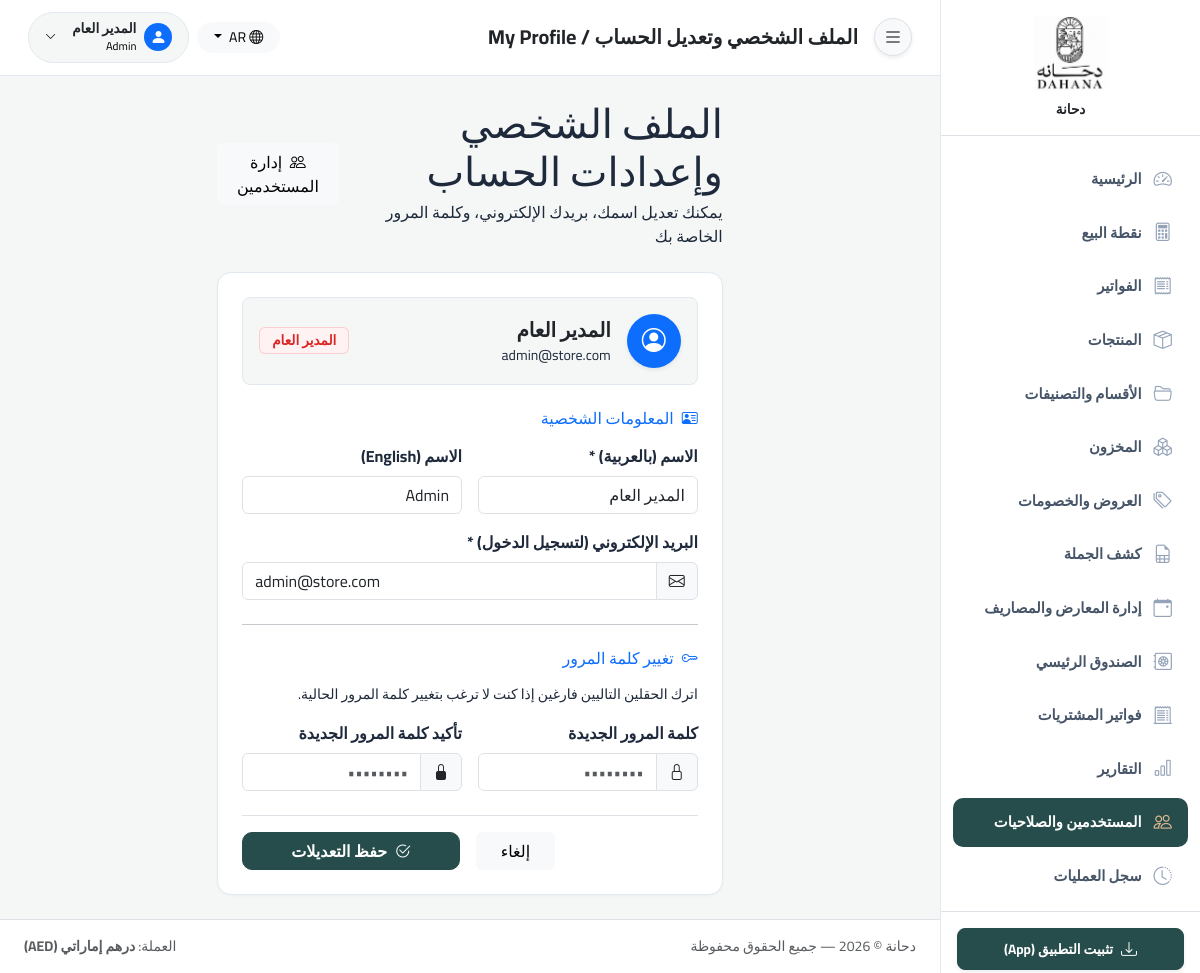
The app's page /users/profile.php (signed in) with its own data.
### tables this page shows
CREATE TABLE `users` (
  `id` int(11) NOT NULL AUTO_INCREMENT,
  `name_ar` varchar(100) NOT NULL,
  `name_en` varchar(100) NOT NULL,
  `email` varchar(150) NOT NULL,
  `password` varchar(255) NOT NULL,
  `role` enum('admin','cashier','stock','accountant') NOT NULL DEFAULT 'cashier',
  `permissions` longtext DEFAULT NULL COMMENT 'Custom fine-grained permissions' CHECK (json_valid(`permissions`)),
  `is_active` tinyint(1) NOT NULL DEFAULT 1,
  `created_at` datetime NOT NULL DEFAULT current_timestamp(),
  PRIMARY KEY (`id`),
  UNIQUE KEY `email` (`email`)
);

### config/config.php (called while the page is built, shortened)
<?php
function e(?string $val): string {
    return htmlspecialchars($val ?? '', ENT_QUOTES, 'UTF-8');
}

### users/profile.php (the view, shortened to what this page needs)
<?php
require_once dirname(__DIR__) . '/includes/header.php';
$userId = (int)($_SESSION['user_id'] ?? 0);
$stmt = $pdo->prepare("SELECT * FROM users WHERE id = ?");
$stmt->execute([$userId]);
$currentUser = $stmt->fetch();
?>
<div class="row justify-content-center">
    <div class="col-lg-7 col-md-9">
        <div class="d-flex justify-content-between align-items-center mb-4">
            <div>
                <h1 class="title-large mb-1">الملف الشخصي وإعدادات الحساب</h1>
                <p class="text-subtle mb-0">يمكنك تعديل اسمك، بريدك الإلكتروني، وكلمة المرور الخاصة بك</p>
            </div>
            <?php if ($_SESSION['user_role'] === 'admin'): ?>
            <a href="<?= BASE_URL ?>/users/" class="btn btn-light">
                <i class="bi bi-people me-1"></i> إدارة المستخدمين
            </a>
            <?php endif; ?>
        </div>
        <div class="panel">
            <div class="panel-body p-4">
                <div class="d-flex align-items-center gap-3 p-3 rounded-3 mb-4" style="background: var(--surface-app); border: 1px solid var(--border-strong);">
                    <div class="d-flex align-items-center justify-content-center bg-primary text-white rounded-circle shadow-sm" style="width: 54px; height: 54px; font-size: 1.5rem;">
                        <i class="bi bi-person-circle"></i>
                    </div>
                    <div>
                        <div class="fw-bold fs-5 text-dark"><?= e($currentUser['name_ar']) ?></div>
                        <div class="text-subtle small"><?= e($currentUser['email']) ?></div>
                    </div>
                    <div class="ms-auto me-0">
                        <?php if ($currentUser['role'] === 'admin'): ?>
                            <span class="badge" style="background: var(--intent-danger-bg); color: var(--intent-danger); border: 1px solid rgba(239,68,68,0.2); font-size: 0.85rem; padding: 6px 12px;">المدير العام</span>
                        <?php elseif ($currentUser['role'] === 'cashier'): ?>
                            <span class="badge" style="background: var(--intent-success-bg); color: var(--intent-success); border: 1px solid rgba(16,185,129,0.2); font-size: 0.85rem; padding: 6px 12px;">كاشير</span>
                        <?php elseif ($currentUser['role'] === 'stock'): ?>
                            <span class="badge" style="background: var(--intent-warning-bg); color: var(--intent-warning); border: 1px solid rgba(217,119,6,0.2); font-size: 0.85rem; padding: 6px 12px;">مسؤول مخزن</span>
                        <?php else: ?>
                            <span class="badge" style="background: #EFF6FF; color: #2563EB; border: 1px solid rgba(37,99,235,0.2); font-size: 0.85rem; padding: 6px 12px;">محاسب</span>
                        <?php endif; ?>
                    </div>
                </div>
                <form method="POST" action="" autocomplete="off">
                    <h6 class="title-medium text-primary mb-3">
                        <i class="bi bi-person-vcard me-2"></i>المعلومات الشخصية
                    </h6>
                    <div class="row g-3 mb-4">
                        <div class="col-md-6">
                            <label class="form-label text-caption fw-bold">الاسم (بالعربية) *</label>
                            <input type="text" name="name_ar" class="form-control" required value="<?= e($currentUser['name_ar']) ?>">
                        </div>
                        <div class="col-md-6">
                            <label class="form-label text-caption fw-bold">الاسم (English)</label>
                            <input type="text" name="name_en" class="form-control" value="<?= e($currentUser['name_en']) ?>">
                        </div>
                        <div class="col-12">
                            <label class="form-label text-caption fw-bold">البريد الإلكتروني (لتسجيل الدخول) *</label>
                            <div class="input-group">
                                <span class="input-group-text bg-light"><i class="bi bi-envelope"></i></span>
                                <input type="email" name="email" class="form-control" required value="<?= e($currentUser['email']) ?>">
                            </div>
                        </div>
                    </div>
                    <hr class="text-tertiary my-4">
                    <h6 class="title-medium text-primary mb-3">
                        <i class="bi bi-key me-2"></i>تغيير كلمة المرور
                    </h6>
                    <p class="text-subtle small mb-3">اترك الحقلين التاليين فارغين إذا كنت لا ترغب بتغيير كلمة المرور الحالية.</p>
                    <div class="row g-3 mb-4">
                        <div class="col-md-6">
                            <label class="form-label text-caption fw-bold">كلمة المرور الجديدة</label>
                            <div class="input-group">
                                <span class="input-group-text bg-light"><i class="bi bi-lock"></i></span>
                                <input type="password" name="new_password" class="form-control" placeholder="••••••••" minlength="6" autocomplete="new-password">
                            </div>
                        </div>
                        <div class="col-md-6">
                            <label class="form-label text-caption fw-bold">تأكيد كلمة المرور الجديدة</label>
                            <div class="input-group">
                                <span class="input-group-text bg-light"><i class="bi bi-lock-fill"></i></span>
                                <input type="password" name="confirm_password" class="form-control" placeholder="••••••••" minlength="6" autocomplete="new-password">
                            </div>
                        </div>
                    </div>
                    <div class="d-flex justify-content-end gap-3 pt-3 border-top">
                        <a href="<?= BASE_URL ?>/dashboard/" class="btn btn-light px-4">إلغاء</a>
                        <button type="submit" class="btn btn-primary px-5 fw-bold">
                            <i class="bi bi-check2-circle me-1"></i> حفظ التعديلات
                        </button>
                    </div>
                </form>
            </div>
        </div>
    </div>
</div>
<?php require_once dirname(__DIR__) . '/includes/footer.php'; ?>

### assets/css/app.css (style rules this page uses)
:root { --brand-primary: #264D4C; --brand-primary-hover: #1e3d3c; --brand-secondary: #E1BA92; --brand-secondary-hover: #cfab85; --brand-accent: #E1BA92; --intent-success: #264D4C; --intent-success-bg: rgba(38, 77, 76, 0.1); --intent-danger: #dc2626; --intent-danger-bg: #fef2f2; --intent-warning: #d97706; --intent-warning-bg: #fffbeb; --surface-app: #f4f7f6; --surface-default: #ffffff; --surface-panel: #ffffff; --text-primary: #1e293b; --text-secondary: #475569; --text-tertiary: #94a3b8; --border-subtle: #f1f5f9; --border-strong: #e2e8f0; --radius-sm: 6px; --radius-md: 10px; --radius-lg: 14px; --sidebar-width: 260px; --shadow-dropdown: 0 10px 25px -5px rgba(0, 0, 0, 0.1), 0 8px 10px -6px rgba(0, 0, 0, 0.05); }
* { box-sizing: border-box; }
body { background-color: var(--surface-app); color: var(--text-primary); font-family: 'Cairo', sans-serif; -webkit-font-smoothing: antialiased; margin: 0; padding: 0; min-height: 100vh; }
.btn-primary { background-color: var(--brand-primary); border-color: var(--brand-primary); color: #ffffff; font-weight: 600; border-radius: var(--radius-md); transition: all 0.2s ease; }
.card, .panel { background: var(--surface-panel); border: 1px solid var(--border-strong); border-radius: var(--radius-lg); box-shadow: 0 1px 3px rgba(0,0,0,0.03); }

### records on screen
users: name_ar "المدير العام", email "admin@store.com", name_en "Admin"

### other values on screen
$lang === 'en' ? $brandInfo['name_en'] : $brandInfo['name_ar'] "دحانة"
__('dashboard') "الرئيسية"
__('pos') "نقطة البيع"
__('invoices') "الفواتير"
__('products') "المنتجات"
__('inventory') "المخزون"
__('offers') "العروض والخصومات"
__('wholesale') "كشف الجملة"
__('reports') "التقارير"
__('users') "المستخدمين والصلاحيات"
__('audit_log') "سجل العمليات"
$pageTitle "الملف الشخصي وتعديل الحساب / My Profile"
$lang "AR"
$lang === 'en' ? $userNameEn : $userNameAr "المدير العام"
$userRole "Admin"
